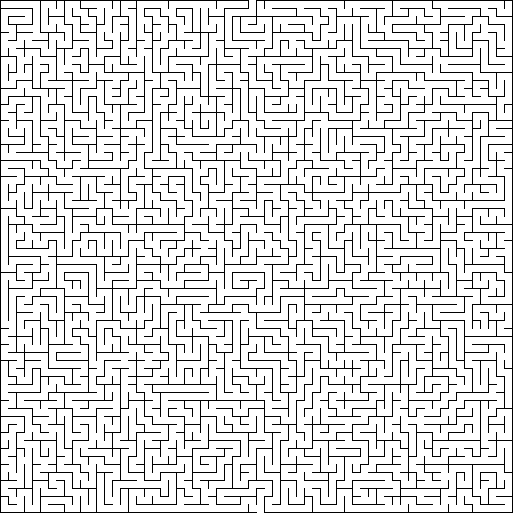
#> input picture MAZE_0.png, 1026 x 1026 px (shown at 1/2 size)
$ python AI.py
#> lines starting #> are read from the running program, lines starting #| are printed output that depends on the picture
from PIL import Image, ImageDraw
import numpy as np
from collections import deque
import colorsys
from typing import List, Tuple
from enum import Enum

# ================================================================
# Constants
# ================================================================
BORDER    = 2
CELL_SIZE = 14
STRIDE    = 16        # pixels per cell (CELL_SIZE + WALL_SIZE)
NUM_CELLS = 64        # 64x64 maze grid
MAT_SIZE  = 128       # 128x128 internal matrix (cells + passages)

# Cell type codes  (spec Appendix 11.2)
EMPTY, WALL, START, GOAL, DEATH_PIT, TELEPORT, CONFUSION = 0, 1, 2, 3, 4, 5, 6

CELL_NAMES = {
    EMPTY: "Empty", WALL: "Wall", START: "Start", GOAL: "Goal",
    DEATH_PIT: "Death Pit", TELEPORT: "Teleport", CONFUSION: "Confusion",
}

CELL_COLORS = {          # RGB used when rendering the matrix preview
    EMPTY:     (255, 255, 255),
    WALL:      (0,   0,   0  ),
    START:     (0,   210, 0  ),
    GOAL:      (30,  100, 220),
    DEATH_PIT: (220, 50,  0  ),
    TELEPORT:  (0,   190, 190),
    CONFUSION: (160, 0,   200),
}

# ================================================================
# API classes  (spec Section 6.1)
# ================================================================
class Action(Enum):
    MOVE_UP, MOVE_DOWN, MOVE_LEFT, MOVE_RIGHT, WAIT = 0, 1, 2, 3, 4

class TurnResult:
    def __init__(self):
        self.wall_hits        = 0
        self.current_position = (0, 0)
        self.is_dead          = False
        self.is_confused      = False
        self.is_goal_reached  = False
        self.teleported       = False
        self.actions_executed = 0

    def __repr__(self):
        return (f"pos={self.current_position}  dead={self.is_dead}  "
                f"goal={self.is_goal_reached}  confused={self.is_confused}  "
                f"teleported={self.teleported}  wall_hits={self.wall_hits}")

# ================================================================
# 1. Maze loading
# ================================================================
def _wall_below(gray, row, col):
    y = BORDER + row * STRIDE + CELL_SIZE
    x = BORDER + col * STRIDE + CELL_SIZE // 2
    return not (gray[y, x] > 128 and gray[y+1, x] > 128)

def _wall_right(gray, row, col):
    y = BORDER + row * STRIDE + CELL_SIZE // 2
    x = BORDER + col * STRIDE + CELL_SIZE
    return not (gray[y, x] > 128 and gray[y, x+1] > 128)

def load_maze(image_path, with_hazards=False):
    """
    Parse maze PNG into a 128x128 matrix.
    Even positions (r*2, c*2) are real cells; odd positions are wall/passage slots.
    If with_hazards=True, colour markers are detected and overlaid.
    """
#> called with image_path = 'MAZE_0.png', with_hazards = False
    gray   = np.array(Image.open(image_path).convert("L"))
#> gray: shape (1026, 1026); 87.2% white; black in thin lines or dots
    matrix = np.ones((MAT_SIZE, MAT_SIZE), dtype=np.uint8)

    for r in range(NUM_CELLS):
        for c in range(NUM_CELLS):
            matrix[r*2, c*2] = EMPTY
            if r < NUM_CELLS - 1:
                matrix[r*2+1, c*2] = WALL if _wall_below(gray, r, c) else EMPTY
            if c < NUM_CELLS - 1:
                matrix[r*2, c*2+1] = WALL if _wall_right(gray, r, c) else EMPTY
            if r < NUM_CELLS - 1 and c < NUM_CELLS - 1:
                matrix[r*2+1, c*2+1] = WALL
#> this loop made 64 passes
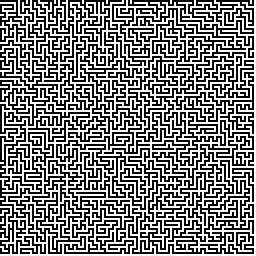
#> matrix: shape (128, 128) (shown 2 times larger); values 0 (black) and 1 (white), 50% white; black in thin lines or dots

    if with_hazards:
        for (r, c), cell_type in detect_hazards(image_path).items():
            matrix[r*2, c*2] = cell_type
        counts = {}
        for v in matrix[0::2, 0::2].flatten():   # count only real cells
            if v > WALL:
                counts[v] = counts.get(v, 0) + 1
        for t, n in sorted(counts.items()):
            print(f"  {n:3d}  {CELL_NAMES[t]}")

    return matrix

# ================================================================
# 2. Hazard detection via colour analysis
# ================================================================
def detect_hazards(image_path):
    """
    Scan every cell for a coloured marker by sampling a 9x9 pixel window
    around the cell centre.  Returns {(row64, col64): cell_type}.

    Hue thresholds calibrated to MAZE_1 icon colours:
        < 0.095  orange-red flames  -> DEATH_PIT
        < 0.22   gold circle        -> GOAL
        < 0.30   orange skull icons -> DEATH_PIT
        < 0.50   green shapes       -> TELEPORT
        < 0.68   blue               -> START
        < 0.80   purple (large)     -> START  |  purple (small star) -> CONFUSION
        else     deep purple        -> CONFUSION
    """
    rgb     = np.array(Image.open(image_path).convert("RGB"))
    hazards = {}

    for r in range(NUM_CELLS):
        for c in range(NUM_CELLS):
            cy = BORDER + r * STRIDE + CELL_SIZE // 2
            cx = BORDER + c * STRIDE + CELL_SIZE // 2

            # Collect saturated pixels in the 9x9 neighbourhood
            colored = []
            for dy in range(-4, 5):
                for dx in range(-4, 5):
                    y, x = cy + dy, cx + dx
                    if 0 <= y < rgb.shape[0] and 0 <= x < rgb.shape[1]:
                        h, s, v = colorsys.rgb_to_hsv(
                            rgb[y,x,0]/255, rgb[y,x,1]/255, rgb[y,x,2]/255)
                        if s > 0.30 and v > 0.25:
                            colored.append((h, s, v))

            if not colored:
                continue

            avg_h = sum(p[0] for p in colored) / len(colored)
            npix  = len(colored)

            if   avg_h < 0.095 or avg_h >= 0.94: cell_type = DEATH_PIT
            elif avg_h < 0.22:                    cell_type = GOAL
            elif avg_h < 0.30:                    cell_type = DEATH_PIT
            elif avg_h < 0.50:                    cell_type = TELEPORT
            elif avg_h < 0.68:                    cell_type = START
            elif avg_h < 0.80:
                cell_type = START if npix >= 60 else CONFUSION
            else:
                cell_type = CONFUSION

            hazards[(r, c)] = cell_type

    return hazards

# ================================================================
# 3. Start / Goal detection
# ================================================================
def find_start_and_goal(image_path):
    """Find start and goal by locating openings in the outer border wall."""
#| Start: (0, 62)   Goal: (126, 64)
    gray   = np.array(Image.open(image_path).convert("L"))
    top    = [c for c in range(gray.shape[1]) if gray[1,  c] > 128]
    bottom = [c for c in range(gray.shape[1]) if gray[-2, c] > 128]
    tc = (top[   len(top)    // 2] - BORDER) // STRIDE * 2
    bc = (bottom[len(bottom) // 2] - BORDER) // STRIDE * 2
    return (0, tc), (NUM_CELLS*2 - 2, bc)

def start_goal_from_markers(matrix):
    """Read START / GOAL positions directly from colour markers in the matrix."""
    starts = [(r,c) for r in range(0, MAT_SIZE, 2)
                    for c in range(0, MAT_SIZE, 2) if matrix[r,c] == START]
    goals  = [(r,c) for r in range(0, MAT_SIZE, 2)
                    for c in range(0, MAT_SIZE, 2) if matrix[r,c] == GOAL]
    return (starts[0] if starts else None), (goals[0] if goals else None)

# ================================================================
# 4. BFS solver
# ================================================================
def solve(matrix, start, goal, blocked={WALL}):
    """
    BFS on the 128x128 matrix.  Returns the path as a list of (row, col)
    positions, or None if no path exists.
    blocked: set of cell-type values treated as impassable.
    """
#> called with start = (0, 62), goal = (126, 64)
    queue     = deque([start])
    came_from = {start: None}

    while queue:
        cur = queue.popleft()
        if cur == goal:
            path, node = [], cur
            while node is not None:
                path.append(node)
                node = came_from[node]
            return path[::-1]
        r, c = cur
        for nr, nc in [(r-1,c),(r+1,c),(r,c-1),(r,c+1)]:
            if (0 <= nr < MAT_SIZE and 0 <= nc < MAT_SIZE
                    and (nr, nc) not in came_from
                    and matrix[nr, nc] not in blocked):
                came_from[(nr, nc)] = cur
                queue.append((nr, nc))
#| BFS solution: 423 cells

    return None

def path_length(path):
    """Count real cells (even row AND even col) in a matrix path."""
    return sum(1 for r, c in path if r % 2 == 0 and c % 2 == 0)

def path_to_actions(path) -> List[Action]:
    """Convert a 128x128 BFS path to a list of Actions."""
    cells  = [(r,c) for r,c in path if r%2==0 and c%2==0]
    deltas = {(-2,0):Action.MOVE_UP, (2,0):Action.MOVE_DOWN,
              (0,-2):Action.MOVE_LEFT, (0,2):Action.MOVE_RIGHT}
    return [deltas[r2-r1, c2-c1]
            for (r1,c1),(r2,c2) in zip(cells, cells[1:])
            if (r2-r1, c2-c1) in deltas]

# ================================================================
# 5. MazeEnvironment  (spec Section 6.1)
# ================================================================
def build_teleport_map(matrix):
    """
    Pair teleport pads deterministically: pad[0]<->pad[1], pad[2]<->pad[3], etc.
    Returns {(mat_row, mat_col): (dst_mat_row, dst_mat_col)}.
    """
    pads = [(r, c) for r in range(0, MAT_SIZE, 2)
                   for c in range(0, MAT_SIZE, 2)
                   if matrix[r, c] == TELEPORT]
    mapping = {}
    for i in range(0, len(pads), 2):
        if i + 1 < len(pads):
            mapping[pads[i]]   = pads[i+1]
            mapping[pads[i+1]] = pads[i]
    return mapping


class MazeEnvironment:
    """Simulates the maze with full hazard mechanics."""

    def __init__(self, maze_id: str):
        if maze_id == "training":
            image = "MAZE_1.png"
        elif maze_id == "testing":
            image = "TEST_MAZE.png"
        else:
            raise ValueError(f"Unknown maze_id: '{maze_id}'")

        self.matrix    = load_maze(image, with_hazards=True)
        start, goal    = start_goal_from_markers(self.matrix)
        if not start:
            start, goal = find_start_and_goal(image)

        self.start_mat    = start
        self.goal_mat     = goal
        self.start_xy     = (start[1]//2, start[0]//2)
        self.goal_xy      = (goal[1]//2,  goal[0]//2)
        self.teleport_map = build_teleport_map(self.matrix)
        self.reset()

    def reset(self) -> Tuple[int, int]:
        self.pos           = self.start_xy
        self.confused_left = 0   # full turns of confusion remaining
        self.deaths        = 0
        self.confused_hits = 0
        self.turns         = 0
        self.explored      = set()
        self.goal_reached  = False
        return self.pos

    def _cell_type(self, x, y):
        return int(self.matrix[y*2, x*2])

    def _try_move(self, action: Action, confused: bool):
        """
        Attempt one move.  If confused, UP<->DOWN and LEFT<->RIGHT are swapped.
        Returns (new_x, new_y, hit_wall).
        """
        dx, dy = {Action.MOVE_UP:(0,-1), Action.MOVE_DOWN:(0,1),
                  Action.MOVE_LEFT:(-1,0), Action.MOVE_RIGHT:(1,0),
                  Action.WAIT:(0,0)}[action]
        if confused and action != Action.WAIT:
            dx, dy = -dx, -dy

        x, y = self.pos
        nx, ny = x + dx, y + dy

        # Bounds check
        if not (0 <= nx < NUM_CELLS and 0 <= ny < NUM_CELLS):
            return x, y, True

        # Wall check via the passage cell in the 128x128 matrix
        if self.matrix[y*2 + dy, x*2 + dx] == WALL:
            return x, y, True

        return nx, ny, False

    def step(self, actions: List[Action]) -> TurnResult:
        if not actions or len(actions) > 5:
            raise ValueError("Need 1-5 actions per turn.")

        res = TurnResult()

        # Carry-over confusion from the previous turn
        turn_confused = self.confused_left > 0
        if turn_confused:
            self.confused_left -= 1
            res.is_confused = True

        got_confused = False   # becomes True if we step on a confusion pad this turn

        for action in actions:
            nx, ny, wall_hit = self._try_move(action, turn_confused or got_confused)

            if wall_hit:
                res.wall_hits        += 1
                res.actions_executed += 1
                continue

            self.pos = (nx, ny)
            self.explored.add(self.pos)
            res.actions_executed += 1

            cell = self._cell_type(nx, ny)

            if cell == DEATH_PIT:
                res.is_dead          = True
                res.current_position = (nx, ny)   # show pit location, not respawn
                self.deaths         += 1
                self.pos             = self.start_xy
                break

            elif cell == TELEPORT:
                key = (ny*2, nx*2)
                if key in self.teleport_map:
                    dst             = self.teleport_map[key]
                    self.pos        = (dst[1]//2, dst[0]//2)
                    res.teleported  = True
                    if self._cell_type(*self.pos) == GOAL:
                        res.is_goal_reached = True
                        self.goal_reached   = True
                        break

            elif cell == CONFUSION:
                if not got_confused:
                    got_confused       = True
                    self.confused_left = 1   # next turn also confused
                    res.is_confused    = True
                    self.confused_hits += 1

            elif cell == GOAL:
                res.is_goal_reached = True
                self.goal_reached   = True
                break

        if not res.is_dead:
            res.current_position = self.pos
        self.turns += 1
        return res

    def get_episode_stats(self) -> dict:
        return {
            "turns":          self.turns,
            "deaths":         self.deaths,
            "confused":       self.confused_hits,
            "cells_explored": len(self.explored),
            "goal_reached":   self.goal_reached,
        }

# ================================================================
# 6. Agent interface  (spec Section 6.1)
# ================================================================
class Agent:
    """Base class — students must subclass this and implement plan_turn()."""

    def __init__(self):
        self.memory = {}   # students can structure as needed

    def plan_turn(self, last_result: TurnResult) -> List[Action]:
        raise NotImplementedError("Students must implement plan_turn()")

    def reset_episode(self):
        pass


class SimpleAgent(Agent):
    """Minimal demo agent — always moves right (not a real strategy)."""

    def plan_turn(self, _last_result: TurnResult) -> List[Action]:
        return [Action.MOVE_RIGHT]


# ================================================================
# 7. Visualisation
# ================================================================
def save_matrix_image(matrix, out_path, scale=8, solution=None):
    """Render 128x128 matrix as a colour PNG, optionally with solution dots."""
#> called with out_path = 'MAZE_0_preview.png', scale = 8
    size = MAT_SIZE * scale
    img  = Image.new("RGB", (size, size))
#> img: PIL image 1024x1024 RGB; every value is 0
    draw = ImageDraw.Draw(img)
    for r in range(MAT_SIZE):
        for c in range(MAT_SIZE):
            color = CELL_COLORS.get(int(matrix[r,c]), (200, 0, 200))
            draw.rectangle([c*scale, r*scale, c*scale+scale-1, r*scale+scale-1], fill=color)
    if solution:
        s = scale // 3
        for r, c in solution:
            cx, cy = c*scale + scale//2, r*scale + scale//2
            draw.ellipse([cx-s, cy-s, cx+s, cy+s], fill=(220, 0, 0))
#> this loop made 845 passes
#> (r, c) on passes 1 to 3: (0, 62), (1, 62), (2, 62)
    img.save(out_path)
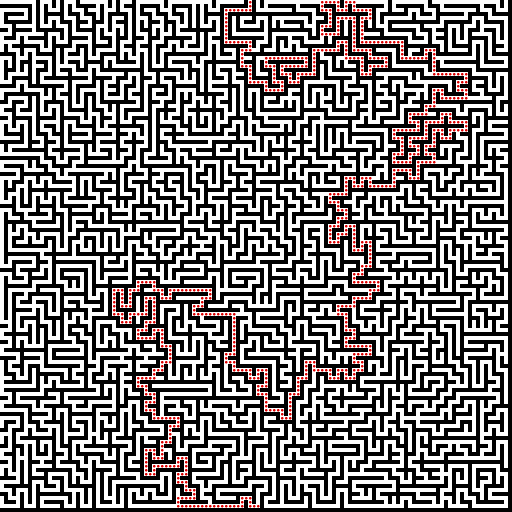
#> saved as MAZE_0_preview.png: PIL image 1024x1024 RGB (shown at 1/2 size); mean R, G, B 126.9, 123.2, 123.2
    print(f"  Saved: {out_path}")

def save_solution_image(image_path, solution, out_path):
    """Overlay the solution path as a red line on the original maze PNG."""
#> called with image_path = 'MAZE_0.png', out_path = 'MAZE_0_solved.png'
    img  = Image.open(image_path).convert("RGB")
#> img: PIL image 1026x1026 RGB; 87.2% white; black in thin lines or dots
    draw = ImageDraw.Draw(img)

    def to_px(r, c):
        return (BORDER + (c/2)*STRIDE + CELL_SIZE/2,
                BORDER + (r/2)*STRIDE + CELL_SIZE/2)

    draw.line([to_px(r,c) for r,c in solution], fill=(220, 50, 50), width=3)
    for pos, color in [(solution[0], (0,210,0)), (solution[-1], (30,100,220))]:
        x, y = to_px(*pos)
        draw.ellipse([x-7, y-7, x+7, y+7], fill=color)
#> this loop made 2 passes
#> (pos, color) on passes 1 to 2: ((0, 62), (0, 210, 0)), ((126, 64), (30, 100, 220))
    img.save(out_path)
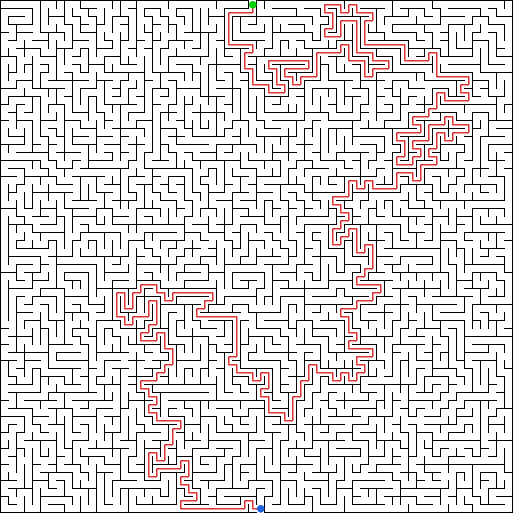
#> saved as MAZE_0_solved.png: PIL image 1026x1026 RGB (shown at 1/2 size); mean R, G, B 221.5, 218.4, 218.3
    print(f"  Saved: {out_path}")

# ================================================================
# Helper: navigate to the nearest cell of a given type
# ================================================================
def navigate_to_hazard(env, matrix, start_mat, target_type, label, verbose=True):
    """
    Navigate to nearest hazard, execute actions, and clearly demonstrate behavior.
    Includes before/after state logging and confusion verification.
    """

    print(f"\n=== {label} DEMO ===")

    # BFS to nearest target
    q, seen = deque([start_mat]), {start_mat: None}
    target = None

    while q:
        cur = q.popleft()
        r, c = cur

        if matrix[r, c] == target_type and cur != start_mat:
            target = cur
            break

        for nr, nc in [(r-1,c),(r+1,c),(r,c-1),(r,c+1)]:
            if (0 <= nr < MAT_SIZE and 0 <= nc < MAT_SIZE
                    and (nr,nc) not in seen
                    and matrix[nr,nc] != WALL):
                seen[(nr,nc)] = cur
                q.append((nr,nc))

    if target is None:
        print(f"No reachable {label} found.")
        return

    # Reconstruct path
    path = []
    node = target
    while node is not None:
        path.append(node)
        node = seen[node]
    path.reverse()

    actions = path_to_actions(path)

    # Reset environment
    env.reset()
    print(f"Start position: {env.pos}")

    # Execute in turns
    for i in range(0, len(actions), 5):
        chunk = actions[i:i+5]

        print(f"\nActions: {chunk}")
        before = env.pos

        result = env.step(chunk)
        after = result.current_position

        print(f"Before: {before} -> After: {after}")
        print(f"Result: {result}")

        # --- HAZARD DETECTION ---
        if result.is_dead:
            print("Death Pit triggered correctly")
            print(f"Respawn position: {env.pos}")
            return

        if result.teleported:
            print("Teleport triggered correctly")
            print(f"New position after teleport: {env.pos}")
            return

        if result.is_confused:
            print("Confusion triggered")

            # --- CONFUSION VERIFICATION ---
            print("\nTesting confusion effect (movement inversion)...")

            test_before = env.pos
            test_result = env.step([Action.MOVE_UP])
            test_after = test_result.current_position

            print(f"Tried MOVE_UP from {test_before}")
            print(f"Ended at {test_after}")

            if test_after[1] > test_before[1]:
                print("Movement inverted correctly (UP became DOWN)")
            else:
                print("Unexpected movement behavior")

            return

        if result.is_goal_reached:
            print("Reached goal before hazard (unexpected for this test)")
            return

    print("Reached target but no hazard triggered (check configuration)")


# ================================================================
# CHECKPOINT 1 — Load MAZE_0, solve with BFS, visualise
# ================================================================
print("\n=== Checkpoint 1: MAZE_0 (no hazards) ===")

matrix0       = load_maze("MAZE_0.png")
start0, goal0 = find_start_and_goal("MAZE_0.png")
print(f"Start: {start0}   Goal: {goal0}")

path0 = solve(matrix0, start0, goal0, blocked={WALL})
print(f"BFS solution: {path_length(path0)} cells")

save_matrix_image(matrix0, "MAZE_0_preview.png", solution=path0)
save_solution_image("MAZE_0.png", path0, "MAZE_0_solved.png")
Image.open("MAZE_0_preview.png").show()
Image.open("MAZE_0_solved.png").show()


# ================================================================
# CHECKPOINT 2 — Load MAZE_1 with hazards, visualise
# ================================================================
print("\n=== Checkpoint 2: MAZE_1 (with hazards) ===")
print("Detected hazards:")

env = MazeEnvironment("training")
#> call 2 of load_maze, with image_path = 'MAZE_1.png', with_hazards = True
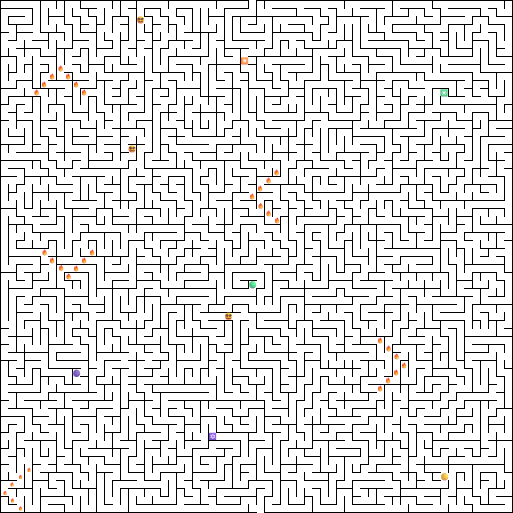
#> input picture MAZE_1.png, 1026 x 1026 px (shown at 1/2 size)
#> in detect_hazards, rgb is the input picture: shape (1026, 1026, 3); mean R, G, B 222.1, 221.8, 221.6
#> in load_maze (call 2), `matrix[r*2, c*2] = cell_type`:
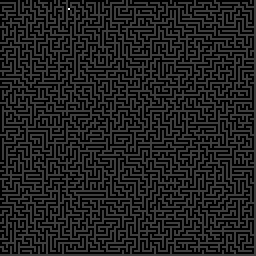
#> matrix: shape (128, 128) (shown 2 times larger); min 0, max 4, mean 0.5; drawn with min black and max white
#> the loop in load_maze (call 2), `for t, n in sorted(counts.items()):` made 5 passes
#> n on passes 1 to 5: 1, 1, 38, 2, 1
#> (printed output is left out)
#> (the rest of the program and of its run is left out)
